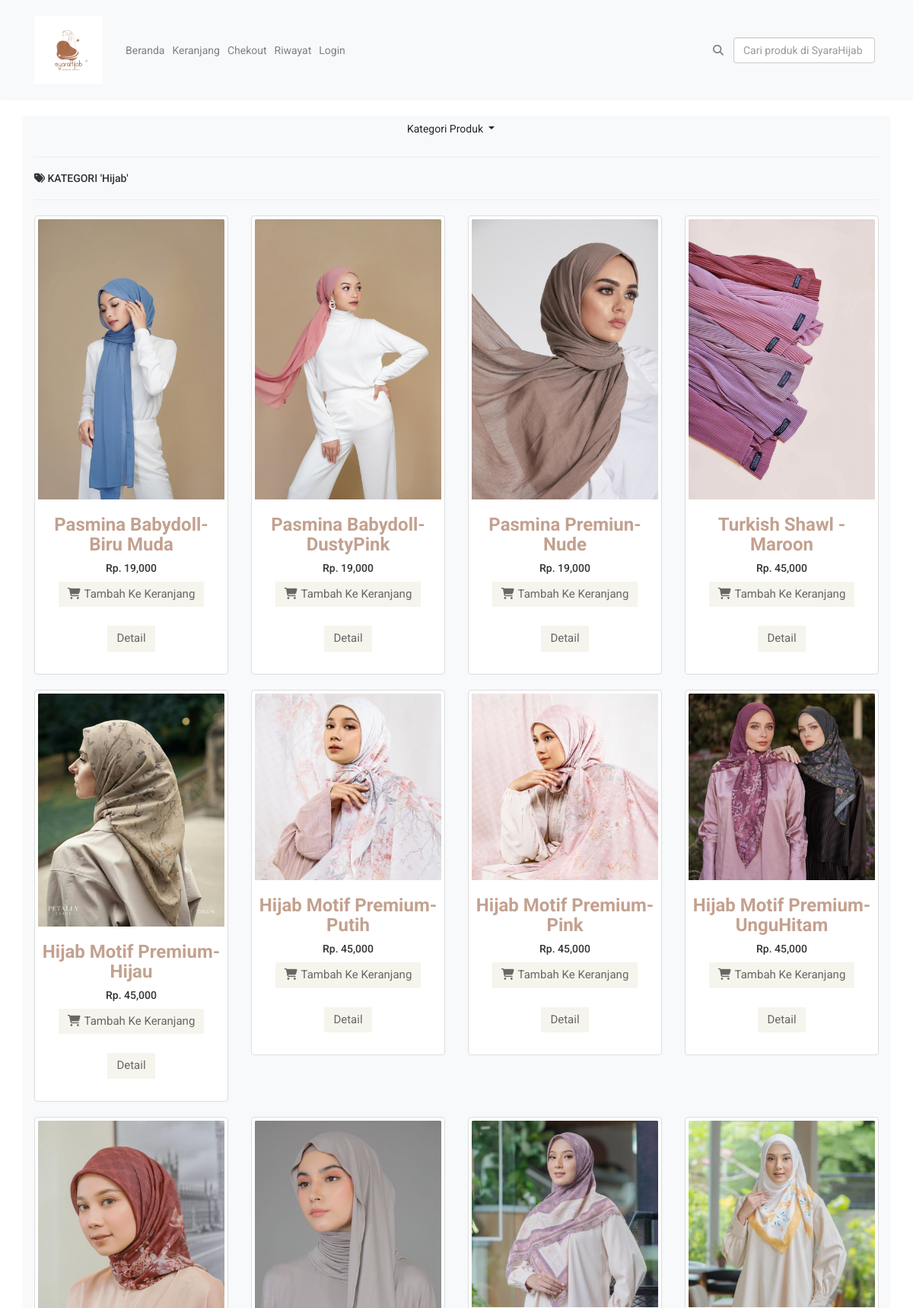
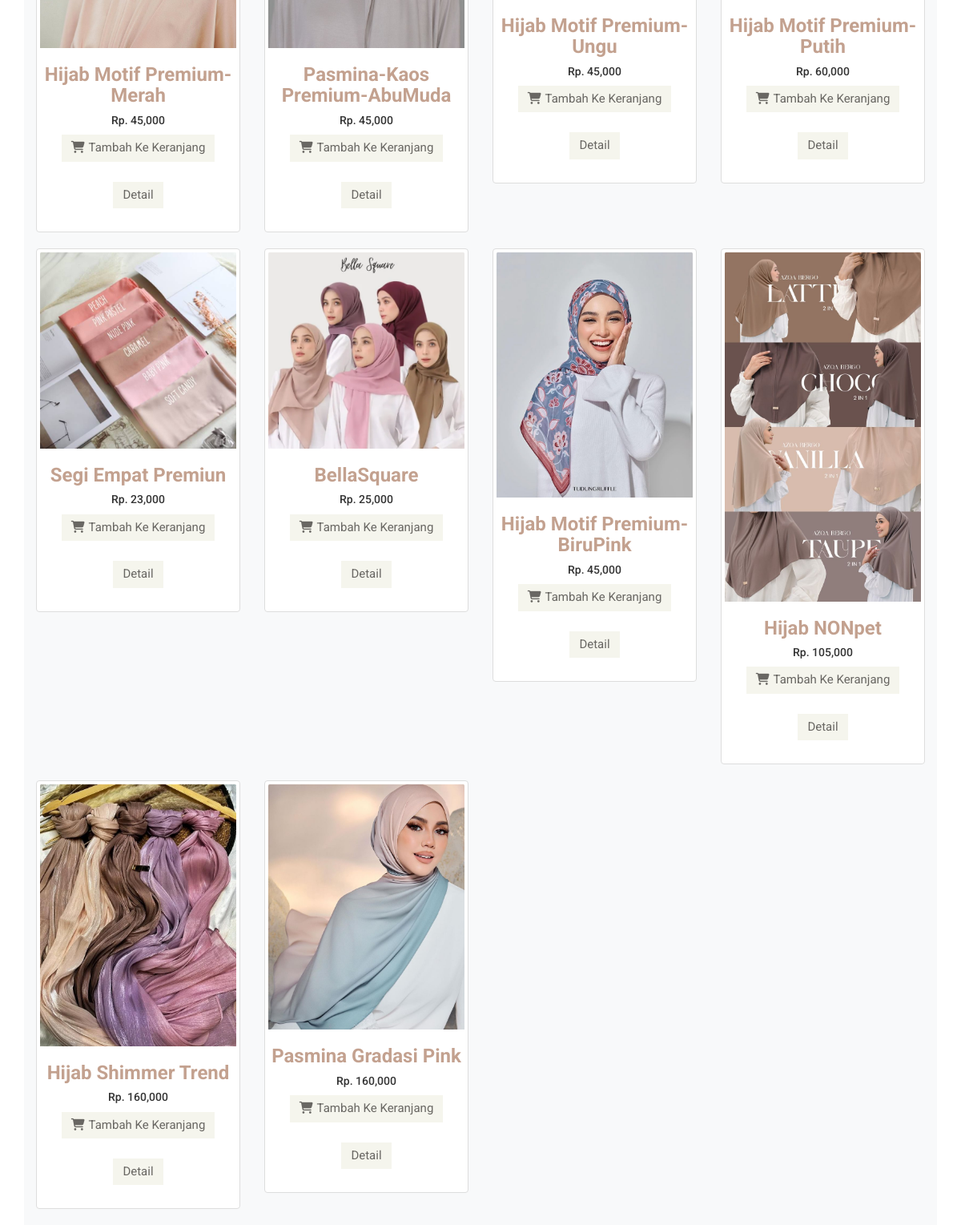
Screenshot of /kategori.php?kategori=Hijab with the database file from the repository (2 pictures, top to bottom).
### tables this page shows
CREATE TABLE `produk` (
  `id_produk` int(11) NOT NULL,
  `kat_produk` varchar(15) NOT NULL,
  `nama_produk` varchar(30) NOT NULL,
  `harga_produk` int(11) NOT NULL,
  `berat_produk` int(4) NOT NULL,
  `foto_produk` varchar(100) NOT NULL,
  `deskripsi_produk` text NOT NULL,
  `stok_produk` int(11) NOT NULL
);

### kategori.php (the view, shortened to what this page needs)
<?php
include 'koneksi.php';
require_once 'Navbar/navbar.php';
$id_kat = $_GET['kategori'];
$kat = $koneksi->query("SELECT produk.*, produk.kat_produk FROM produk, kategori WHERE produk.kat_produk=kategori.kategori AND produk.kat_produk = '$id_kat' ");
?>
<div id="main bg-light" >
<div class="container lht bg-light">
    <ul class="nav justify-content-center bg-light">
            <form action="kategori.php" method="get">
            <div class="btn-group mr-4">
                <button type="button" class="btn btn-light dropdown-toggle" data-toggle="dropdown" aria-haspopup="true" aria-expanded="false">
                    Kategori Produk
                </button>
            </div>
        </form>
    </ul><hr>
        <h5 class="kat_capt"><i class="fas fa-tags text-capitalize"></i> KATEGORI '<?= $id_kat ?>'</h5><hr>
    <div class="row mt-4 ">
            <?php if (mysqli_num_rows($kat)){?>
            <?php while ($value = mysqli_fetch_array($kat)){?>
            <div class="col-md-3">
                    <div class="thumbnail">
                        <div class="productinfo text-center">
                        <img src="foto_produk/<?php echo $value['foto_produk']; ?>" class="card-img-top" alt="">
                            <h3><?php echo $value['nama_produk']; ?></h2>
                            <h5>Rp. <?php echo number_format($value['harga_produk']); ?></h5>
                            <a href="beli.php?id=<?php echo $value['id_produk']; ?>" class="btn btn-default add-to-cart"><i class="fa fa-shopping-cart"></i>Tambah Ke Keranjang</a>
                            <a  href="detail.php?id=<?php echo $value["id_produk"];?>" class= "btn btn-default add-to-cart">Detail</a>
                        </div>
                    </div>
                </div>
            <?php } ?>
            <?php } ?>
    </div>
</div>

### assets/css/main.css (style rules this page uses)
body { font-family: 'Roboto', sans-serif; position: relative; font-weight: 400px; }
a { -webkit-transition: 300ms; transition: 300ms; }
h1, h2, h3, h4, h5, h6 { font-family: 'Roboto', sans-serif; }
.productinfo h3 { color: #C3A18F; font-family: 'Roboto', sans-serif; font-size: 24px; font-weight: 700; }
.productinfo img { width: 100%; }
.productinfo { position: relative; }
.add-to-cart { background: #F5F5ED; border: 0 none; border-radius: 0; color: #696763; font-family: 'Roboto', sans-serif; font-size: 15px; margin-bottom: 25px; }
.add-to-cart i { margin-right: 5px; }

### rows the page displays
produk: foto_produk (picture), nama_produk "Pasmina Babydoll-Biru Muda", harga_produk "19,000"
produk: foto_produk (picture), nama_produk "Pasmina Babydoll-DustyPink", harga_produk "19,000"
produk: foto_produk (picture), nama_produk "Pasmina Premiun-Nude", harga_produk "19,000"
produk: foto_produk (picture), nama_produk "Turkish Shawl - Maroon", harga_produk "45,000"
produk: foto_produk (picture), nama_produk "Hijab Motif Premium-Hijau", harga_produk "45,000"
produk: foto_produk (picture), nama_produk "Hijab Motif Premium-Putih", harga_produk "45,000"
produk: foto_produk (picture), nama_produk "Hijab Motif Premium-Pink", harga_produk "45,000"
produk: foto_produk (picture), nama_produk "Hijab Motif Premium-UnguHitam", harga_produk "45,000"
produk: foto_produk (picture), nama_produk "Hijab Motif Premium-Merah", harga_produk "45,000"
produk: foto_produk (picture), nama_produk "Pasmina-Kaos Premium-AbuMuda", harga_produk "45,000"
produk: foto_produk (picture), nama_produk "Hijab Motif Premium-Ungu", harga_produk "45,000"
produk: foto_produk (picture), nama_produk "Hijab Motif Premium-Putih", harga_produk "60,000"
produk: foto_produk (picture), nama_produk "Segi Empat Premiun", harga_produk "23,000"
produk: foto_produk (picture), nama_produk "BellaSquare", harga_produk "25,000"
produk: foto_produk (picture), nama_produk "Hijab Motif Premium-BiruPink", harga_produk "45,000"
produk: foto_produk (picture), nama_produk "Hijab NONpet", harga_produk "105,000"
produk: foto_produk (picture), nama_produk "Hijab Shimmer Trend", harga_produk "160,000"
produk: foto_produk (picture), nama_produk "Pasmina Gradasi Pink", harga_produk "160,000"

### other values shown
$id_kat "Hijab"
